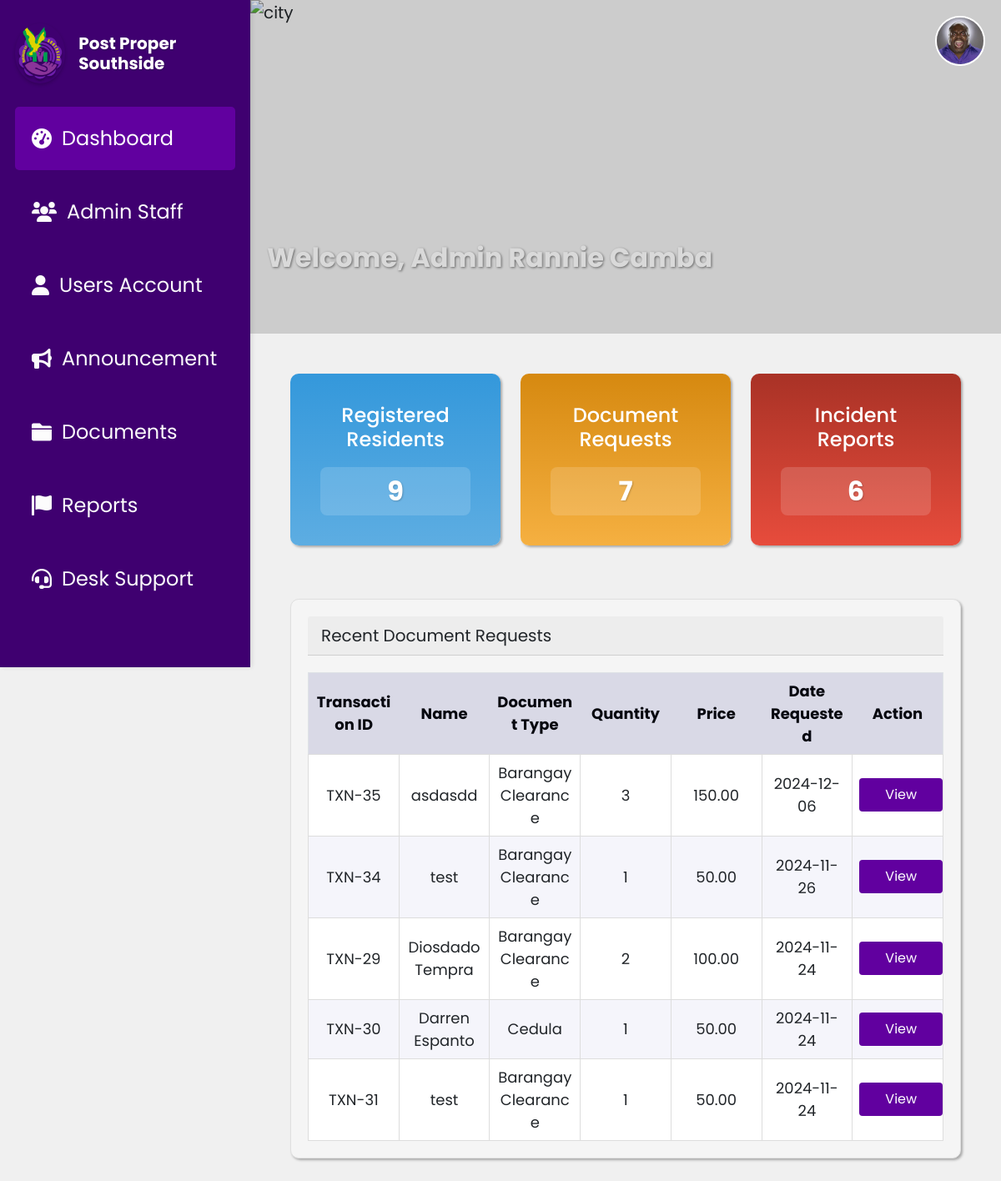
/dashboard.php (signed in), run on an earlier commit of the app's database.
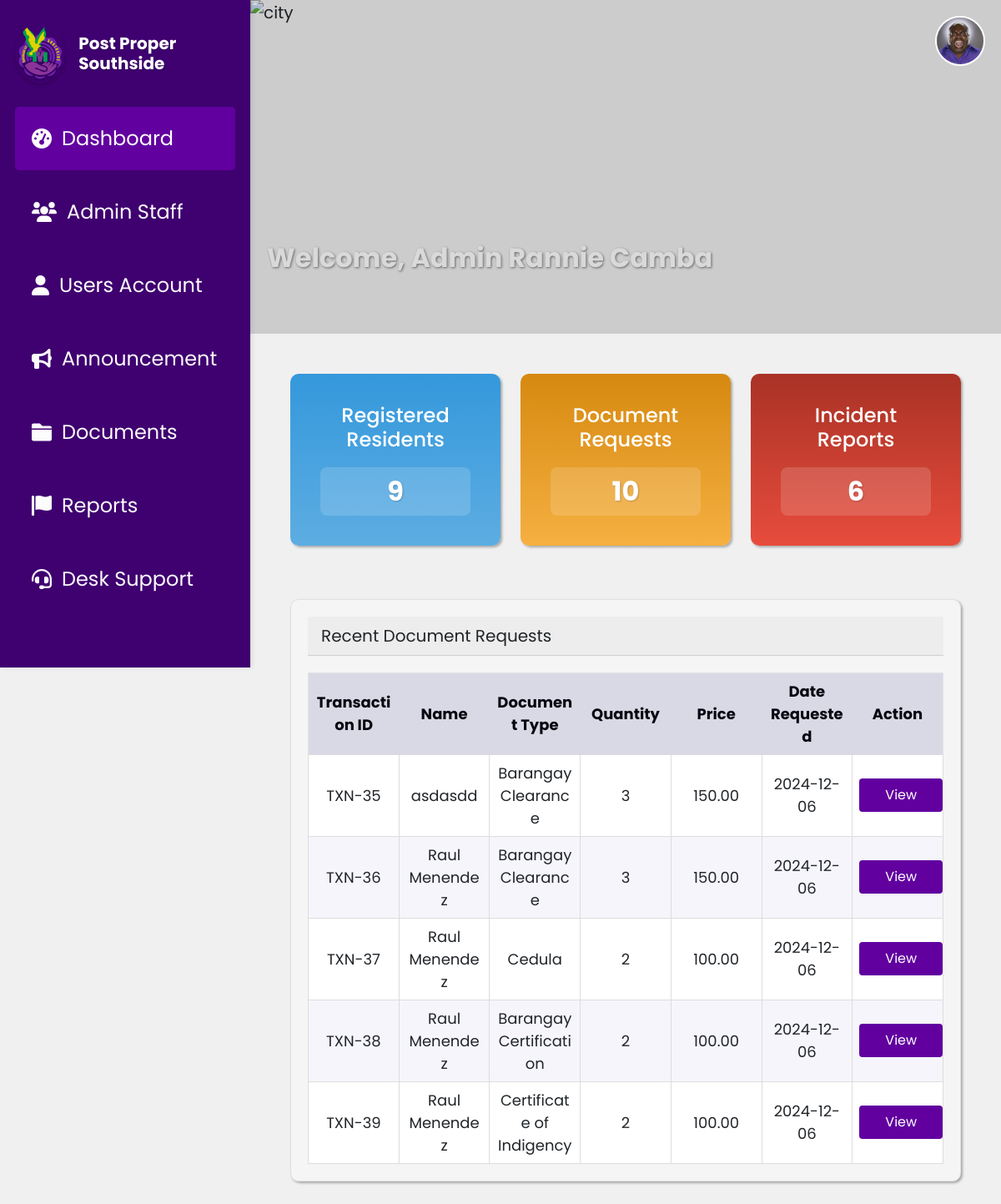
And on a later commit of the database.
### tables this page shows
CREATE TABLE `document_requests` (
  `Id` int(11) NOT NULL,
  `userId` int(11) DEFAULT NULL,
  `DocumentType` varchar(100) NOT NULL DEFAULT 'Barangay Clearance',
  `Name` varchar(255) NOT NULL,
  `Address` varchar(255) DEFAULT NULL,
  `TIN_No` varchar(50) DEFAULT NULL,
  `CTC_No` varchar(50) DEFAULT NULL,
  `Alias` varchar(100) DEFAULT NULL,
  `Age` int(11) DEFAULT NULL,
  `birthday` varchar(10) DEFAULT NULL,
  `PlaceOfBirth` varchar(255) DEFAULT NULL,
  `Occupation` varchar(255) DEFAULT NULL,
  `LengthOfStay` int(11) DEFAULT NULL,
  `Citizenship` varchar(100) DEFAULT NULL,
  `Gender` varchar(10) DEFAULT NULL,
  `CivilStatus` varchar(50) DEFAULT NULL,
  `Purpose` text DEFAULT NULL,
  `Status` varchar(50) DEFAULT NULL,
  `Quantity` int(11) DEFAULT NULL,
  `DateRequested` varchar(255) DEFAULT NULL,
  `valid_id` longtext NOT NULL,
  `valid_id_front` longtext DEFAULT NULL,
  `valid_id_back` longtext DEFAULT NULL,
  `request_picture` longtext NOT NULL,
  `rejection_reason` varchar(255) NOT NULL
);

### dashboard.php (the view, shortened to what the changed rows need)
<?php
require 'db.php';
$documentRequestsTableQuery = "SELECT * FROM document_requests ORDER BY DateRequested DESC LIMIT 5";
$documentRequestsTableResult = $conn->query($documentRequestsTableQuery)->fetchAll(PDO::FETCH_ASSOC);
$documentRequestsQuery = "SELECT COUNT(*) AS count FROM document_requests";
$documentRequestsResult = $conn->query($documentRequestsQuery)->fetch(PDO::FETCH_ASSOC);
$documentRequestsCount = $documentRequestsResult['count'];
?>
<!DOCTYPE html>
<html lang="en">
<head>
    <link href="https://cdn.jsdelivr.net/npm/bootstrap@5.0.2/dist/css/bootstrap.min.css" rel="stylesheet">
    <link rel="stylesheet" href="css/DashboardStyle.css">
    <link rel="stylesheet" href="https://cdnjs.cloudflare.com/ajax/libs/font-awesome/6.5.1/css/all.min.css">
</head>
<body>
  <?php include 'sidebar.php'; ?>
  <div class="main-content">
        <div class="header-section ">
            <h1 class="text-center mb-4">Welcome, Admin <?php echo htmlspecialchars($_SESSION['name']); ?></h1>
        </div>
    <div class="container mt-5 px-5">
        <div class="row text-center mb-4">
            <div class="col-md-4 col-sm-6 mb-4">
                <div class="cards card-request text-white  mb-3">
                    <div class="card-body">
                        <h5 class="card-title">Document Requests</h5>
                        <h3 class="card-text"><?php echo $documentRequestsCount; ?></h3>
                    </div>
                </div>
            </div>
        </div>
        <div class="card">
            <div class="table-container">
                <table class="table mb-0" >
                    <thead>
                        <tr>
                            <th>Transaction ID</th>
                            <th>Name</th>
                            <th>Document Type</th>
                            <th>Quantity</th>
                            <th>Price</th>
                            <th>Date Requested</th>
                            <th>Action</th>
                        </tr>
                    </thead>
                    <tbody>
                        <?php foreach ($documentRequestsTableResult as $request): ?>
                            <tr>
                                <td><?php echo 'TXN-'?><?php echo htmlspecialchars($request['Id']); ?></td>
                                <td><?php echo htmlspecialchars($request['Name']); ?></td>
                                <td><?php echo htmlspecialchars($request['DocumentType']); ?></td>
                                <td><?php echo htmlspecialchars($request['Quantity']); ?></td>
                                <td><?php echo number_format($request['Quantity'] * 50, 2); ?></td>
                                <td><?php echo htmlspecialchars($request['DateRequested']); ?></td>
                                <td>
                                    <button class="action-btn btn-sm"
                                            onclick="openModal('<?php echo htmlspecialchars($request['Id']); ?>',
                                                                '<?php echo htmlspecialchars($request['Name']); ?>',
                                                                '<?php echo htmlspecialchars($request['Alias']); ?>',
                                                                '<?php echo htmlspecialchars($request['DocumentType']); ?>',
                                                                '<?php echo htmlspecialchars($request['DateRequested']); ?>',
                                                                '<?php echo htmlspecialchars($request['Quantity']); ?>',
                                                                '<?php echo number_format($request['Quantity'] * 50, 2); ?>',
                                                                '<?php echo htmlspecialchars($request['Address']); ?>',
                                                                '<?php echo htmlspecialchars($request['Gender']); ?>',
                                                                '<?php echo htmlspecialchars($request['CivilStatus']); ?>',
                                                                '<?php echo htmlspecialchars($request['TIN_No']); ?>',
                                                                '<?php echo htmlspecialchars($request['CTC_No']); ?>',
                                                                )">
                                        View
                                    </button>
                                </td>
                            </tr>
                        <?php endforeach; ?>
                    </tbody>
                </table>
            </div>
        </div>
    </div>
</div>
</body>
</html>

What changed in the data, as far as the page shows it:
removed document_requests: Id "34", Name "test", DocumentType "Barangay Clearance", Quantity "1", $request['Quantity']*50 "50.00", DateRequested "2024-11-26"
removed document_requests: Id "29", Name "Diosdado Tempra", DocumentType "Barangay Clearance", Quantity "2", $request['Quantity']*50 "100.00", DateRequested "2024-11-24"
removed document_requests: Id "30", Name "Darren Espanto", DocumentType "Cedula", Quantity "1", $request['Quantity']*50 "50.00", DateRequested "2024-11-24"
removed document_requests: Id "31", Name "test", DocumentType "Barangay Clearance", Quantity "1", $request['Quantity']*50 "50.00", DateRequested "2024-11-24"
added document_requests: Id "36", Name "Raul Menendez", DocumentType "Barangay Clearance", Quantity "3", $request['Quantity']*50 "150.00", DateRequested "2024-12-06"
added document_requests: Id "37", Name "Raul Menendez", DocumentType "Cedula", Quantity "2", $request['Quantity']*50 "100.00", DateRequested "2024-12-06"
added document_requests: Id "38", Name "Raul Menendez", DocumentType "Barangay Certification", Quantity "2", $request['Quantity']*50 "100.00", DateRequested "2024-12-06"
added document_requests: Id "39", Name "Raul Menendez", DocumentType "Certificate of Indigency", Quantity "2", $request['Quantity']*50 "100.00", DateRequested "2024-12-06"
Also different on the page:
$documentRequestsCount: "7" → "10"
